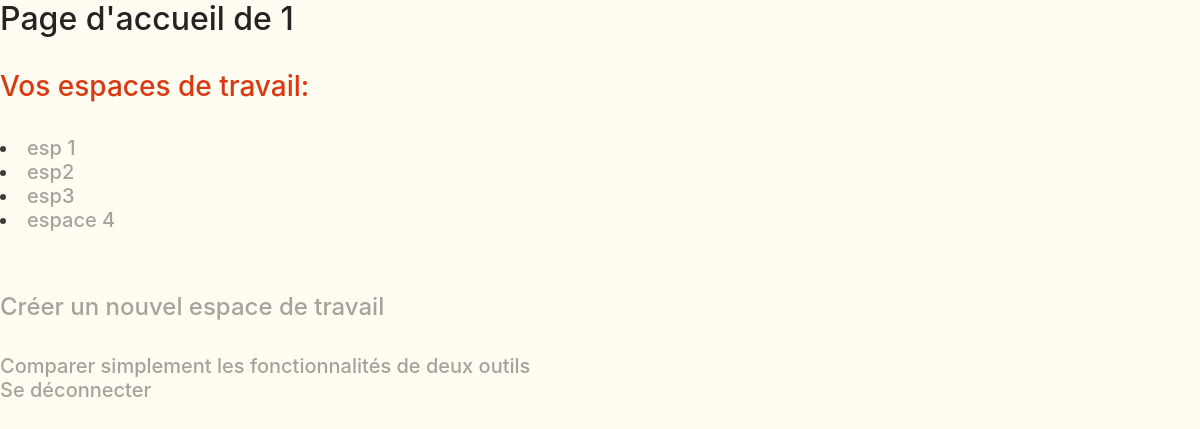
The app's page /accueil/1/, older data.
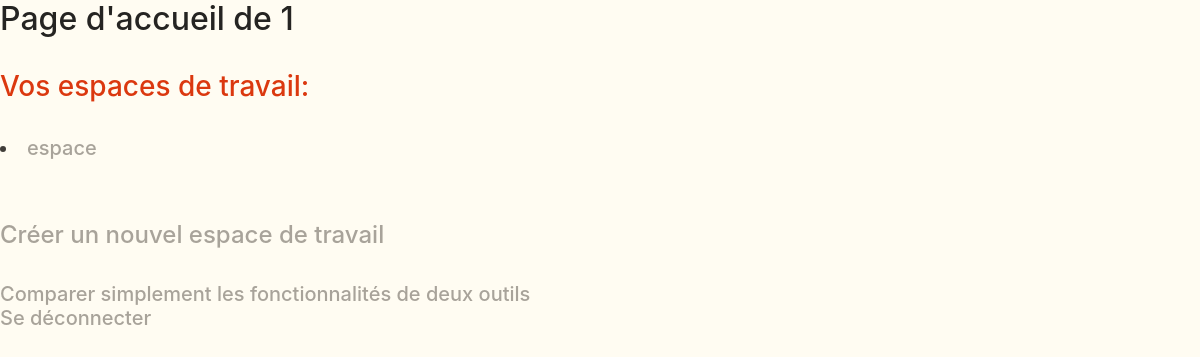
The same page, newer data.
### recommandation/models.py (models this page shows)
class Utilisateur(models.Model):
    id = models.CharField(max_length=100, primary_key=True)
    admin_bool = models.IntegerField(default=0, blank=True, null=True)
    ids_espaces = models.JSONField(default=list, blank=True, null=True)
    class Meta:
        managed = False
        db_table = 'Utilisateur'

class Espace(models.Model):
    id_espace = models.AutoField(primary_key=True)
    nom_espace = models.TextField()
    acts_ponct = models.JSONField(default=list, blank=True, null=True)
    outils_utilisés = models.JSONField(default=list, blank=True, null=True)
    outils_recommandés = models.JSONField(default=list, blank=True, null=True)
    class Meta:
        managed = False
        db_table = 'Espace'

### recommandation/views.py (the view)
# urls.py: path('accueil/<int:id>/', views.accueil_uti_view, name='Accueil utilisateur'),
def accueil_uti_view(request, id):
    utilisateur = Utilisateur.objects.get(id=id)
    if utilisateur.ids_espaces is not None:
        espaces = Espace.objects.filter(id_espace__in = utilisateur.ids_espaces)
    else:
        espaces = None
    context = { 'uti': utilisateur, 'esps': espaces }
    return render(request, 'utilisateur_accueil.html', context)

### templates/utilisateur_accueil.html (shortened to what this page needs)
{% extends 'base.html' %}
{% block titre %}
<head>
</head>
{% endblock %}
{% block content %}
<h2>Page d'accueil de {{ uti.id }}</h2>
<br />
<h3>Vos espaces de travail:</h3>
<br />
<h5> {% for esp in esps %}
<li><a href="/espace/{{ esp.id_espace }}/">{{ esp.nom_espace }}</a></li>
{% endfor %}
<br /> </h5>
<h4></br><a href="/choix_ini/{{uti.id}}/">Créer un nouvel espace de travail</a></h4>
<h5> </br><a href="/selection_deux_outils/">Comparer simplement les fonctionnalités de deux outils</a>
<br /><a href='/login/'>Se déconnecter</a>
</h5>
{% endblock %}

### templates/base.html (shortened to what this page needs)
{% load static %}
<!DOCTYPE html>
<html>
    <head>
        <link rel="stylesheet" href="https://cdn.jsdelivr.net/npm/bootstrap@4.5.3/dist/css/bootstrap.min.css">
        <link rel="stylesheet" type="text/css" href="{% static 'recommandation/style.css' %}">
        {% block titre %}{% endblock %}
    </head>
    <body>
        {% block content %}{% endblock %}
    </body>
</html>

### recommandation/static/recommandation/style.css (style rules this page uses)
body { background-color: #FFFCF2; }
h4, h3 { color: #db380f; }
h1, h2 { color: #252422; }
h5, p { color: #403D39; }
a { color: #a8a39a; }

Row changes from the older to the newer data that the page shows:
removed Espace: nom_espace "esp 1"
removed Espace: nom_espace "esp2"
removed Espace: nom_espace "esp3"
removed Espace: nom_espace "espace 4"
added Espace: nom_espace "espace"
